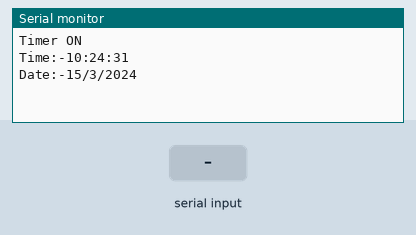
A sketch run on a simulated Arduino Uno, built with avr-gcc and run on an emulated ATmega328P. On the bench: the last lines printed to the serial monitor. Wiring (inferred from the names in the program): PCF8563 clock at I2C address 0x51. Inputs (shaded band) come from the test bench. The local clock reads 2024-03-15 10:24:30 at power-on unless the sketch sets it.

Above: at 1.2 s.
1.3 s: "30,150\n" received over Serial
At 2.5 s:
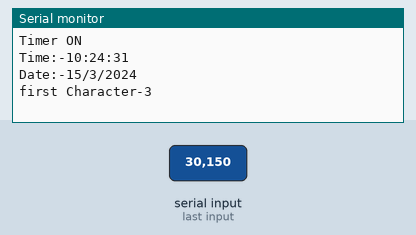
2.8 s: "90,45\n" received over Serial
At 3.6 s:
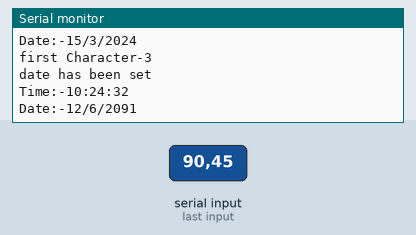
Timing chart, 0 to 5.8 s (numbered marks = the images above; inputs shaded):
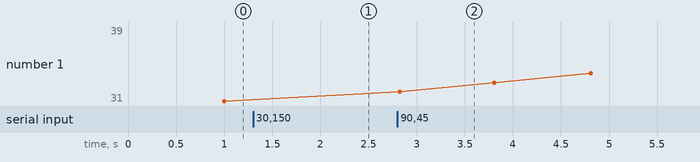

The sketch:

RTC_CODE.ino
```cpp
#include "Wire.h"
#define PCF8563address 0x51

typedef struct Date_Time{
  uint8_t Hours;
  uint8_t Minutes;
  uint8_t Seconds;
  uint8_t DayOfMonth;
  uint8_t DayOfWeek;
  uint8_t Month;
  uint8_t Year;
}DATE_TIME;
char index=0;
char buffer_serial[10];
long Last_millis;
void setup() {
  Wire.begin();
  Serial.begin(9600);
  Serial.println("Timer ON");
  initPCF8563();
  Last_millis = millis();
  // put your setup code here, to run once:

}

void loop() {
  DATE_TIME Time_buffer;
  if(millis()-Last_millis>1000)
  {
    readPCF8563(&Time_buffer);
    Print_Date_Time(&Time_buffer);
    Last_millis=millis();
  }

  if(Serial.available() > 6)
  {
    get_Time_Date(&Time_buffer);
  }
  // put your main code here, to run repeatedly:
}

byte bcdToDec(byte value){
  return ((value / 16) * 10 + value % 16);
}


byte decToBcd(byte value){
  return (value / 10 * 16 + value % 10);
}


void setPCF8563_Date(DATE_TIME* Time_Buffer){
  Wire.beginTransmission(PCF8563address);
  Wire.write(0x05);
//Wire.write(decToBcd(Time_Buffer->Second));
//Wire.write(decToBcd(Time_Buffer->Minute));
//Wire.write(decToBcd(Time_Buffer->Hour));
  Wire.write(decToBcd(Time_Buffer->DayOfMonth));
  Wire.write(decToBcd(Time_Buffer->DayOfWeek));
  Wire.write(decToBcd(Time_Buffer->Month));
  Wire.write(decToBcd(Time_Buffer->Year));
  Wire.endTransmission();
}


void setPCF8563_Time(DATE_TIME* Time_Buffer){
  Wire.beginTransmission(PCF8563address);
  Wire.write(0x02);
  Wire.write(decToBcd(Time_Buffer->Seconds));
  Wire.write(decToBcd(Time_Buffer->Minutes));
  Wire.write(decToBcd(Time_Buffer->Hours));
//Wire.write(decToBcd(Time_Buffer->DayOfMonth));
//Wire.write(decToBcd(Time_Buffer->DayOfWeek));
//Wire.write(decToBcd(Time_Buffer->Month));
//Wire.write(decToBcd(Time_Buffer->Year));
  Wire.endTransmission();
}


void readPCF8563(DATE_TIME* Time_Buffer){
  Wire.beginTransmission(PCF8563address);
  Wire.write(0x02);
  Wire.endTransmission();
  Wire.requestFrom(PCF8563address,7);
  Time_Buffer->Seconds = bcdToDec(Wire.read() & B01111111);
  Time_Buffer->Minutes = bcdToDec(Wire.read() & B01111111);
  Time_Buffer->Hours = bcdToDec(Wire.read() & B00111111);
  Time_Buffer->DayOfMonth = bcdToDec(Wire.read() & B00111111);
  Time_Buffer->DayOfWeek = bcdToDec(Wire.read() & B00000111);
  Time_Buffer->Month = bcdToDec(Wire.read() & B00011111);
  Time_Buffer->Year = bcdToDec(Wire.read());
}

void initPCF8563()
{
  uint8_t Temp;
  Wire.beginTransmission(PCF8563address);
  Wire.write(0x00);
  Wire.write(0x00);
  Wire.write(0x00);
  Wire.endTransmission();
  /*Wire.requestFrom(PCF8563address, 1);
  Temp = Wire.read();
  Temp&=~(0x01<<5);
  Wire.beginTransmission(PCF8563address);
  Wire.write(0x00);
  Wire.write(Temp);
  */
}
void Print_Date_Time(DATE_TIME* Time_Buffer)
{
  Serial.print("Time:-");
  Serial.print(Time_Buffer->Hours);
  Serial.print(':');
  Serial.print(Time_Buffer->Minutes);
  Serial.print(':');
  Serial.println(Time_Buffer->Seconds);
  Serial.print("Date:-");
  Serial.print(Time_Buffer->DayOfMonth);
  Serial.print('/');
  Serial.print(Time_Buffer->Month);
  Serial.print('/');
  Serial.println(Time_Buffer->Year + 2000);
}


/*
rtc convertion setting timing and date
if( Serial.available())
{
char ch = Serial.read();
if( isDigit(ch) )// is this an ascii digit between 0 and 9?
{
value = (value * 10) + (ch - '0'); // yes, accumulate the value
}
else if (ch == 10) // is the character the newline character?
{
blinkRate = value; // set blinkrate to the accumulated value
Serial.println(blinkRate);
value = 0; // reset val to 0 ready for the next sequence of digits
}
}
*/


void get_Time_Date(DATE_TIME* time_date)
{
  byte Temp_Data;
  char Low_digit = 0,High_digit = 0;
  uint8_t Complete_Digit;
  Temp_Data = Serial.read();
  Temp_Data -='0';
  Serial.print("first Character-");
  Serial.println(Temp_Data);
  if(Temp_Data == 1)
  {
    High_digit = Serial.read()-'0';
    Low_digit = Serial.read()-'0';
    time_date->Hours = ((High_digit*10)+Low_digit);
    High_digit = Serial.read()-'0';
    Low_digit = Serial.read()-'0';
    time_date->Minutes = (High_digit*10)+Low_digit;
    High_digit = Serial.read()-'0';
    Low_digit = Serial.read()-'0';
    time_date->Seconds= (High_digit*10)+Low_digit;
    setPCF8563_Time(time_date);
    Serial.flush();
    Serial.println("time has been set");
  }
  else
  {
    while(Serial.available()<8);
    //wait for Date entry  setup
    High_digit = Serial.read()-'0';
    Low_digit = Serial.read()-'0';
    time_date->DayOfMonth = (High_digit*10)+Low_digit;
    High_digit = Serial.read()-'0';
    Low_digit = Serial.read()-'0';
    time_date->DayOfWeek = (High_digit*10)+Low_digit;
    High_digit = Serial.read()-'0';
    Low_digit = Serial.read()-'0';
    time_date->Month= (High_digit*10)+Low_digit;
    High_digit = Serial.read()-'0';
    Low_digit = Serial.read()-'0';
    time_date->Year= (High_digit*10)+Low_digit;
    setPCF8563_Date(time_date);
    Serial.flush();
    Serial.println("date has been set");
  }
}
```

Measured:
- after the input at 1.3 s, the serial monitor: prints a new line at once (image 1)
- after the input at 2.8 s, the serial monitor: prints a new line at once (image 2)
- plotted number 1: 31 → 39 after the input at 2.8 s
